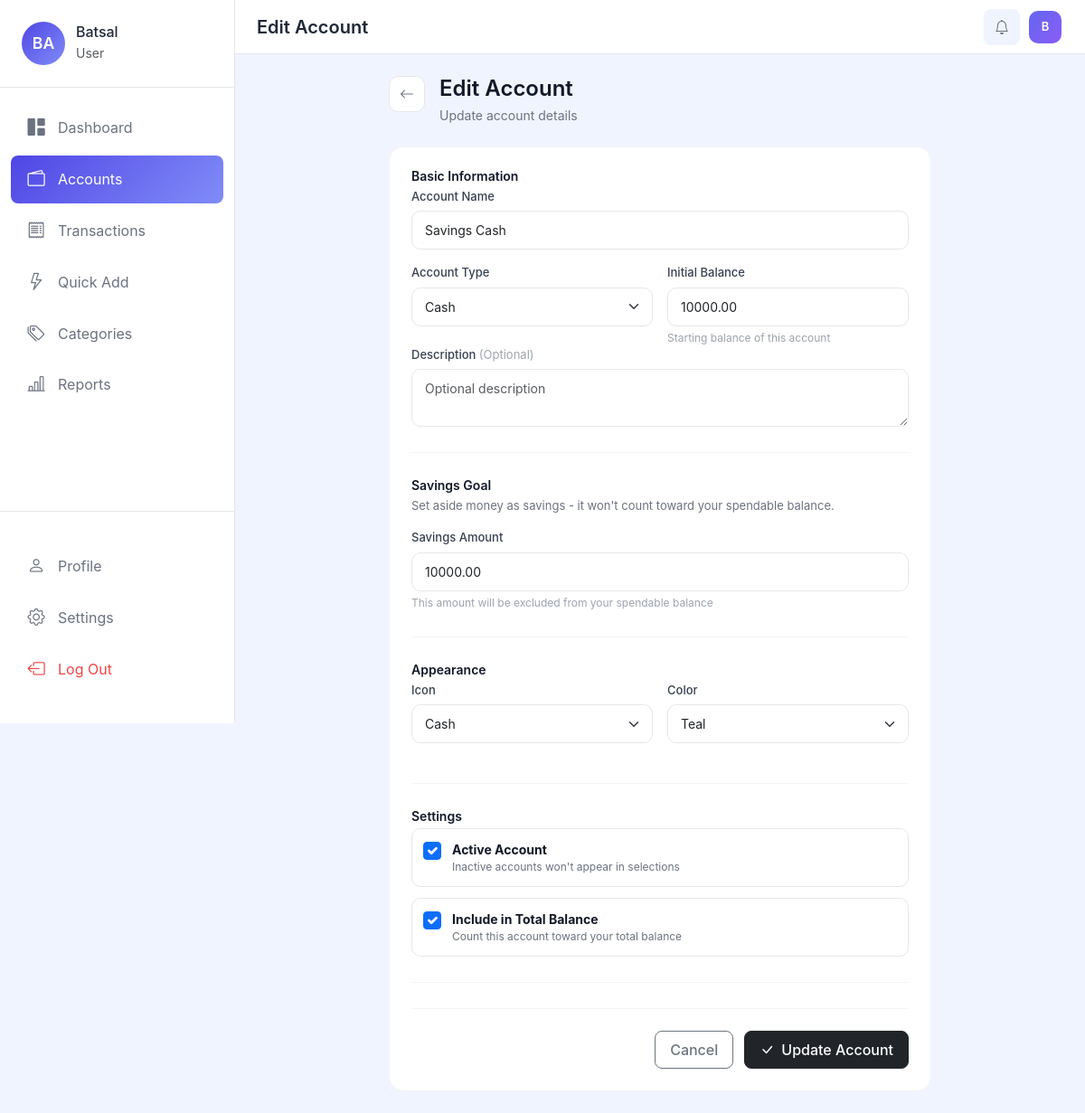
/wallets/8/edit/ (signed in), run on an earlier commit of the app's database.
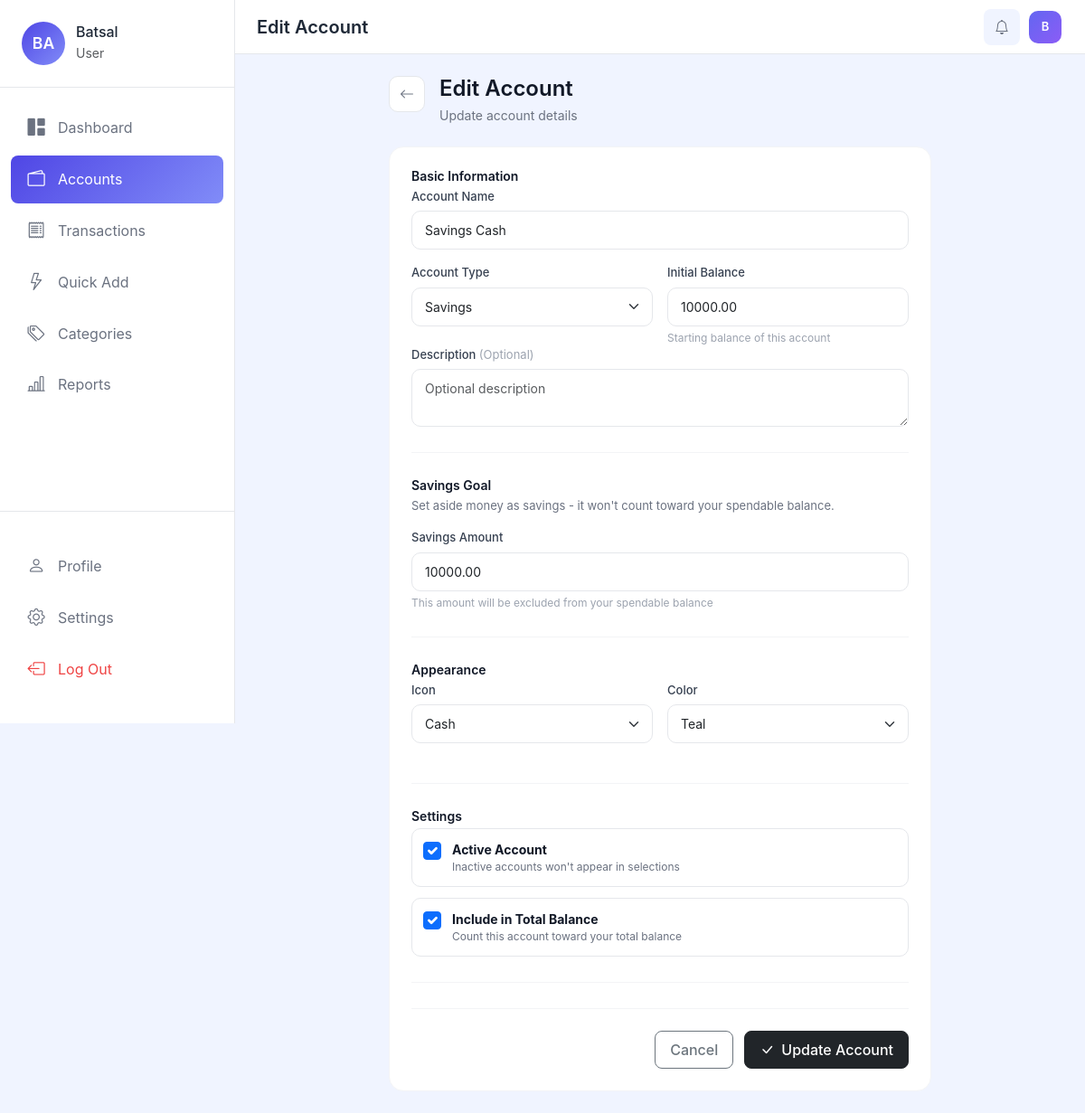
And on a later commit of the database.
### apps/wallets/models.py (models this page shows, shortened)
class Account(models.Model):
    ACCOUNT_TYPES = [
        ('bank', 'Bank Account'),
        ('wallet', 'Digital Wallet'),
        ('cash', 'Cash'),
        ('savings', 'Savings'),
        ('credit', 'Credit Card'),
    ]
    ICON_CHOICES = [
        ('bi-bank', 'Bank'),
        ('bi-wallet2', 'Wallet'),
        ('bi-cash-stack', 'Cash'),
        ('bi-piggy-bank', 'Savings'),
        ('bi-credit-card', 'Credit Card'),
        ('bi-phone', 'Mobile Wallet'),
    ]
    COLOR_CHOICES = [
        ('#28a745', 'Green'),
        ('#007bff', 'Blue'),
        ('#ffc107', 'Yellow'),
        ('#dc3545', 'Red'),
        ('#6f42c1', 'Purple'),
        ('#fd7e14', 'Orange'),
        ('#20c997', 'Teal'),
        ('#e83e8c', 'Pink'),
    ]
    user = models.ForeignKey(User, on_delete=models.CASCADE, related_name='accounts')
    name = models.CharField(max_length=100)
    account_type = models.CharField(max_length=20, choices=ACCOUNT_TYPES, default='bank')
    initial_balance = models.DecimalField(max_digits=12, decimal_places=2, default=0)
    savings_amount = models.DecimalField(
        max_digits=12,
        decimal_places=2,
        default=0,
        help_text="Amount you want to set aside as savings from this account"
    )
    credit_limit = models.DecimalField(
        max_digits=12,
        decimal_places=2,
        default=0,
        help_text="Credit limit for credit cards"
    )
    billing_due_date = models.DateField(
        null=True,
        blank=True,
        help_text="Next payment due date for credit cards"
    )
    minimum_payment = models.DecimalField(
        max_digits=12,
        decimal_places=2,
        default=0,
        help_text="Minimum payment due for credit cards"
    )
    icon = models.CharField(max_length=50, choices=ICON_CHOICES, default='bi-wallet2')
    color = models.CharField(max_length=7, choices=COLOR_CHOICES, default='#28a745')
    description = models.TextField(blank=True, null=True)
    is_active = models.BooleanField(default=True)
    include_in_total = models.BooleanField(default=True, help_text="Include in total balance calculation")
    created_at = models.DateTimeField(auto_now_add=True)
    updated_at = models.DateTimeField(auto_now=True)
    class Meta:
        verbose_name = 'Account'
        verbose_name_plural = 'Accounts'
        ordering = ['name']
        unique_together = ['user', 'name']

### apps/wallets/views.py (the view, shortened to what this page needs)
# urls.py: path('<int:pk>/edit/', views.AccountUpdateView.as_view(), name='edit'),
class AccountUpdateView(LoginRequiredMixin, UpdateView):
    model = Account
    form_class = AccountForm
    template_name = 'wallets/form.html'
    success_url = reverse_lazy('wallets:list')
    def get_queryset(self):
        return Account.objects.filter(user=self.request.user)
    def get_context_data(self, **kwargs):
        context = super().get_context_data(**kwargs)
        context['title'] = 'Edit Account'
        context['button_text'] = 'Update Account'
        context['page_title'] = 'Edit Account'
        return context

### apps/accounts/models.py (called while the page is built)
    @property
    def display_name(self):
        if self.user.first_name:
            return f"{self.user.first_name} {self.user.last_name}".strip()
        return self.user.username

    @property
    def initials(self):
        if self.user.first_name and self.user.last_name:
            return f"{self.user.first_name[0]}{self.user.last_name[0]}".upper()
        return self.user.username[:2].upper()

### apps/wallets/templates/wallets/form.html (shortened to what this page needs)
{% extends 'base.html' %}
{% block content %}
<div class="form-page-container">
    <div class="form-page-header">
        <a href="{% url 'wallets:list' %}" class="back-btn">
            <i class="bi bi-arrow-left"></i>
        </a>
        <div>
            <h4 class="form-page-title">{{ title }}</h4>
            <p class="form-page-subtitle">{% if object %}Update account details{% else %}Add a new account to track{% endif %}</p>
        </div>
    </div>
    <div class="form-card">
        <form method="post">
            <div class="form-section">
                <h6 class="form-section-title">Basic Information</h6>
                <div class="form-group">
                    <label for="id_name">Account Name</label>
                    {{ form.name }}
                </div>
                <div class="form-row">
                    <div class="form-group">
                        <label for="id_account_type">Account Type</label>
                        {{ form.account_type }}
                    </div>
                    <div class="form-group">
                        <label for="id_initial_balance">
                            <span id="balanceLabel">Initial Balance</span>
                        </label>
                        {{ form.initial_balance }}
                        <span class="form-hint" id="balanceHint">Starting balance of this account</span>
                    </div>
                </div>
                <div class="form-group">
                    <label for="id_description">Description <span class="optional">(Optional)</span></label>
                    {{ form.description }}
                </div>
            </div>
            <div class="form-section" id="savingsSection">
                <h6 class="form-section-title">Savings Goal</h6>
                <p class="form-section-desc">Set aside money as savings - it won't count toward your spendable balance.</p>
                <div class="form-group">
                    <label for="id_savings_amount">Savings Amount</label>
                    {{ form.savings_amount }}
                    <span class="form-hint">This amount will be excluded from your spendable balance</span>
                </div>
            </div>
            <div class="form-section">
                <h6 class="form-section-title">Appearance</h6>
                <div class="form-row">
                    <div class="form-group">
                        <label for="id_icon">Icon</label>
                        {{ form.icon }}
                    </div>
                    <div class="form-group">
                        <label for="id_color">Color</label>
                        {{ form.color }}
                    </div>
                </div>
            </div>
            <div class="form-section">
                <h6 class="form-section-title">Settings</h6>
                <div class="checkbox-group">
                    <label class="checkbox-label">
                        {{ form.is_active }}
                        <span class="checkbox-text">
                            <strong>Active Account</strong>
                            <small>Inactive accounts won't appear in selections</small>
                        </span>
                    </label>
                    <label class="checkbox-label">
                        {{ form.include_in_total }}
                        <span class="checkbox-text">
                            <strong>Include in Total Balance</strong>
                            <small id="includeHint">Count this account toward your total balance</small>
                        </span>
                    </label>
                </div>
            </div>
            <div class="form-actions">
                <a href="{% url 'wallets:list' %}" class="btn btn-outline-secondary">Cancel</a>
                <button type="submit" class="btn btn-dark">
                    <i class="bi bi-check-lg me-2"></i>{{ button_text }}
                </button>
            </div>
        </form>
    </div>
</div>
{% endblock %}

What changed in the data, as far as the page shows it:
changed Account "Savings Cash": account_type "Cash" → "Savings"
